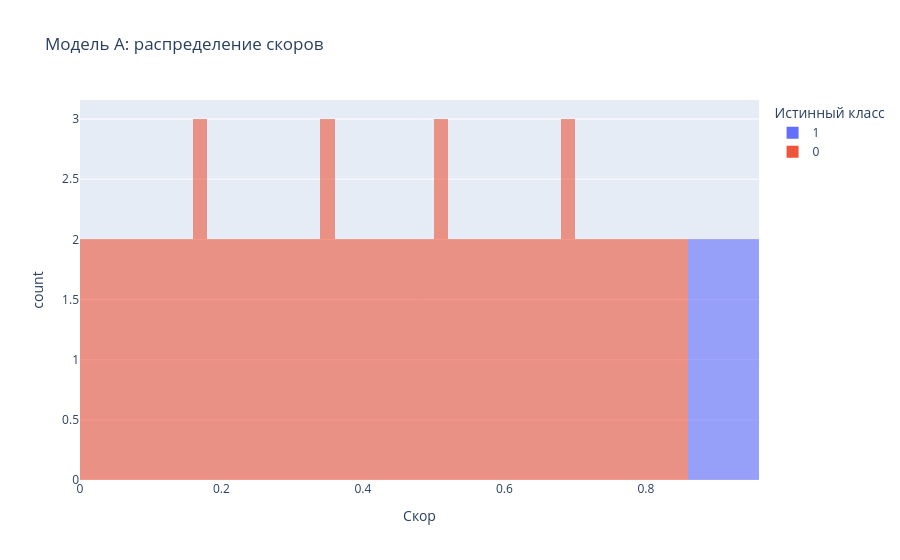
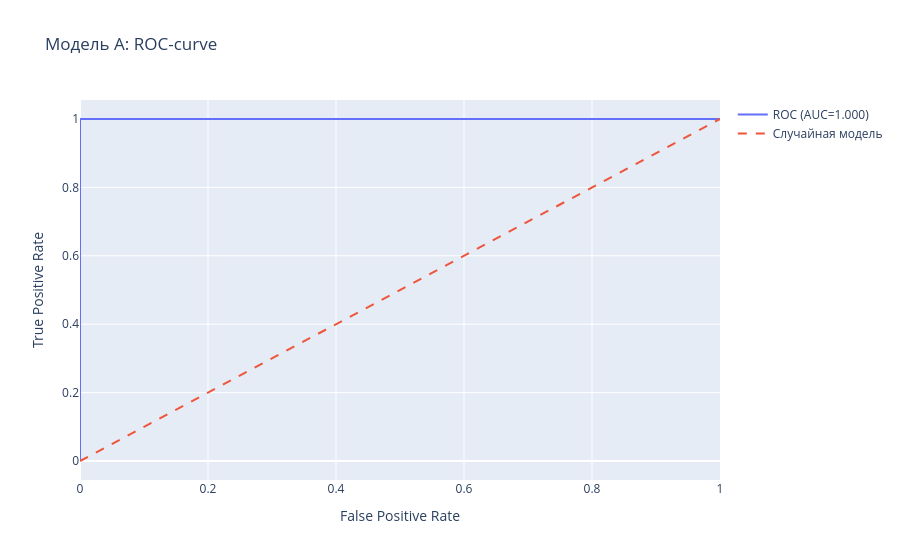
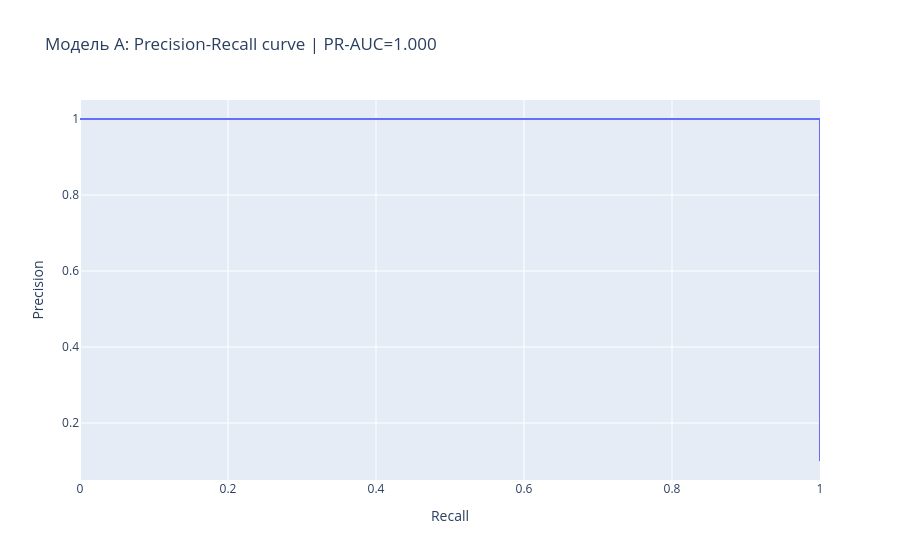

The notebook cell these images were saved under, in order:
### Code cell
fig_dist_A = plot_distribution(y_true_A, y_score_A, "Модель A")
fig_dist_A.show()

fig_roc_A = plot_roc_curve(y_true_A, y_score_A, "Модель A")
fig_roc_A.show()

fig_pr_A = plot_pr_curve(y_true_A, y_score_A, "Модель A")
fig_pr_A.show()

### Figure 1 — Plotly figure (JSON) as saved in the notebook; plotly's stock layout.template omitted (floating-point values rounded to 4 significant figures)
{"data": [{"bingroup": "x", "hovertemplate": "Класс=1<br>Скор=%{x}<br>count=%{y}<extra></extra>", "legendgroup": "1", "marker": {"color": "#636efa", "opacity": 0.6, "pattern": {"shape": ""}}, "name": "1", "nbinsx": 50, "orientation": "v", "showlegend": true, "type": "histogram", "x": [0.95, 0.94, 0.93, 0.92, 0.91, 0.9, 0.89, 0.88, 0.87, 0.86], "xaxis": "x", "yaxis": "y"}, {"bingroup": "x", "hovertemplate": "Класс=0<br>Скор=%{x}<br>count=%{y}<extra></extra>", "legendgroup": "0", "marker": {"color": "#EF553B", "opacity": 0.6, "pattern": {"shape": ""}}, "name": "0", "nbinsx": 50, "orientation": "v", "showlegend": true, "type": "histogram", "x": [0.85, 0.8406, 0.8311, 0.8217, 0.8122, 0.8028, 0.7934, 0.7839, 0.7745, 0.7651, 0.7556, 0.7462, 0.7367, 0.7273, 0.7179, 0.7084, 0.699, 0.6896, 0.6801, 0.6707, 0.6612, 0.6518, 0.6424, 0.6329, 0.6235, 0.614, 0.6046, 0.5952, 0.5857, 0.5763, 0.5669, 0.5574, 0.548, 0.5385, 0.5291, 0.5197, 0.5102, 0.5008, 0.4913, 0.4819, 0.4725, 0.463, 0.4536, 0.4442, 0.4347, 0.4253, 0.4158, 0.4064, 0.397, 0.3875, 0.3781, 0.3687, 0.3592, 0.3498, 0.3403, 0.3309, 0.3215, 0.312, 0.3026, 0.2931, 0.2837, 0.2743, 0.2648, 0.2554, 0.246, 0.2365, 0.2271, 0.2176, 0.2082, 0.1988, 0.1893, 0.1799, 0.1704, 0.161, 0.1516, 0.1421, 0.1327, 0.1233, 0.1138, 0.1044, 0.09494, 0.08551, 0.07607, 0.06663, 0.05719, 0.04775, 0.03831, 0.02888, 0.01944, 0.01], "xaxis": "x", "yaxis": "y"}], "layout": {"barmode": "overlay", "legend": {"title": {"text": "Истинный класс"}, "tracegroupgap": 0}, "title": {"text": "Модель A: распределение скоров"}, "xaxis": {"anchor": "y", "domain": [0, 1], "title": {"text": "Скор"}}, "yaxis": {"anchor": "x", "domain": [0, 1], "title": {"text": "count"}}}}

### Figure 2 — Plotly figure (JSON) as saved in the notebook; plotly's stock layout.template omitted (floating-point values rounded to 4 significant figures)
{"data": [{"mode": "lines", "name": "ROC (AUC=1.000)", "type": "scatter", "x": [0.0, 0.0, 0.0, 1.0], "y": [0.0, 0.1, 1.0, 1.0]}, {"line": {"dash": "dash"}, "mode": "lines", "name": "Случайная модель", "type": "scatter", "x": [0, 1], "y": [0, 1]}], "layout": {"title": {"text": "Модель A: ROC-curve"}, "xaxis": {"title": {"text": "False Positive Rate"}}, "yaxis": {"title": {"text": "True Positive Rate"}}}}

### Figure 3 — Plotly figure (JSON) as saved in the notebook; plotly's stock layout.template omitted (floating-point values rounded to 4 significant figures)
{"data": [{"mode": "lines", "type": "scatter", "x": [1.0, 1.0, 1.0, 1.0, 1.0, 1.0, 1.0, 1.0, 1.0, 1.0, 1.0, 1.0, 1.0, 1.0, 1.0, 1.0, 1.0, 1.0, 1.0, 1.0, 1.0, 1.0, 1.0, 1.0, 1.0, 1.0, 1.0, 1.0, 1.0, 1.0, 1.0, 1.0, 1.0, 1.0, 1.0, 1.0, 1.0, 1.0, 1.0, 1.0, 1.0, 1.0, 1.0, 1.0, 1.0, 1.0, 1.0, 1.0, 1.0, 1.0, 1.0, 1.0, 1.0, 1.0, 1.0, 1.0, 1.0, 1.0, 1.0, 1.0, 1.0, 1.0, 1.0, 1.0, 1.0, 1.0, 1.0, 1.0, 1.0, 1.0, 1.0, 1.0, 1.0, 1.0, 1.0, 1.0, 1.0, 1.0, 1.0, 1.0, 1.0, 1.0, 1.0, 1.0, 1.0, 1.0, 1.0, 1.0, 1.0, 1.0, 1.0, 0.9, 0.8, 0.7, 0.6, 0.5, 0.4, 0.3, 0.2, 0.1, 0.0], "y": [0.1, 0.101, 0.102, 0.1031, 0.1042, 0.1053, 0.1064, 0.1075, 0.1087, 0.1099, 0.1111, 0.1124, 0.1136, 0.1149, 0.1163, 0.1176, 0.119, 0.1205, 0.122, 0.1235, 0.125, 0.1266, 0.1282, 0.1299, 0.1316, 0.1333, 0.1351, 0.137, 0.1389, 0.1408, 0.1429, 0.1449, 0.1471, 0.1493, 0.1515, 0.1538, 0.1562, 0.1587, 0.1613, 0.1639, 0.1667, 0.1695, 0.1724, 0.1754, 0.1786, 0.1818, 0.1852, 0.1887, 0.1923, 0.1961, 0.2, 0.2041, 0.2083, 0.2128, 0.2174, 0.2222, 0.2273, 0.2326, 0.2381, 0.2439, 0.25, 0.2564, 0.2632, 0.2703, 0.2778, 0.2857, 0.2941, 0.303, 0.3125, 0.3226, 0.3333, 0.3448, 0.3571, 0.3704, 0.3846, 0.4, 0.4167, 0.4348, 0.4545, 0.4762, 0.5, 0.5263, 0.5556, 0.5882, 0.625, 0.6667, 0.7143, 0.7692, 0.8333, 0.9091, 1.0, 1.0, 1.0, 1.0, 1.0, 1.0, 1.0, 1.0, 1.0, 1.0, 1.0]}], "layout": {"title": {"text": "Модель A: Precision-Recall curve | PR-AUC=1.000"}, "xaxis": {"title": {"text": "Recall"}}, "yaxis": {"title": {"text": "Precision"}}}}
